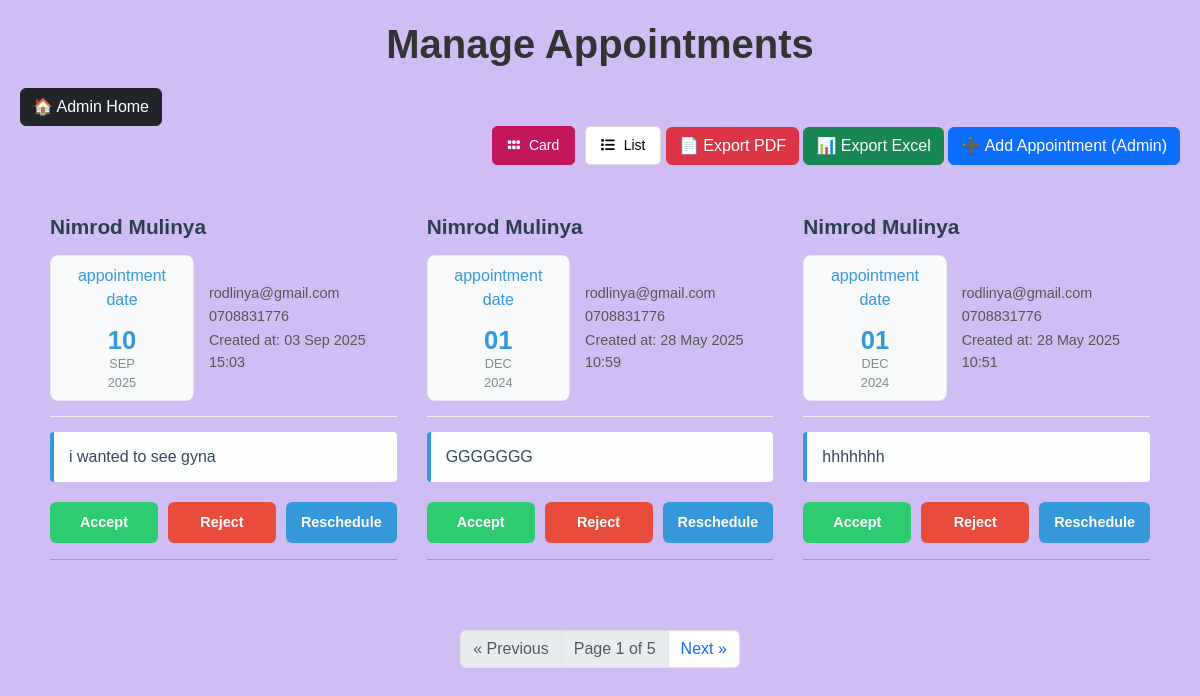
Screenshot of /manage-appointment/ (signed in) with the database file from the repository.
### doctor/models.py (models this page shows, shortened)
class Appointment(models.Model):
    name = models.CharField(max_length=100)
    phone = models.CharField(max_length=15)
    email = models.EmailField(max_length=50)
    date = models.DateField()
    message = models.TextField(blank=True, null=True)
    created_at = models.DateTimeField(auto_now_add=True)
    accepted = models.BooleanField(default=False)
    cancelled = models.BooleanField(default=False)
    rescheduled = models.BooleanField(default=False)
    rescheduled_date = models.DateField(blank=True, null=True)
    rescheduled_time = models.TimeField(blank=True, null=True)
    rescheduled_reason = models.TextField(blank=True, null=True)
    appointment_time = models.TimeField(blank=True, null=True)
    class Meta:
        verbose_name = 'Appointment'
        verbose_name_plural = 'Appointments'
        ordering = ['-created_at']
        indexes = [
            models.Index(fields=['date', 'appointment_time']),
        ]

### doctor/views.py (the view, shortened to what this page needs)
# urls.py: path("manage-appointment/", ManageAppointmentView.as_view(), name="manage_appointment"),
@method_decorator(staff_member_required, name='dispatch')
class ManageAppointmentView(View):
    template_name = 'manage_appointment.html'
    def get(self, request):
        appointments = Appointment.objects.all().order_by('-created_at')
        paginator = Paginator(appointments, 3)
        page_number = request.GET.get('page')
        page_obj = paginator.get_page(page_number)
        return render(request, self.template_name, {
            'appointments': page_obj,
            'is_paginated': page_obj.has_other_pages(),
            'page_obj': page_obj,
            'title': 'Manage Appointments',
        })

### templates/manage_appointment.html (shortened to what this page needs)
{% load static %}
<link href="https://cdnjs.cloudflare.com/ajax/libs/font-awesome/5.10.0/css/all.min.css" rel="stylesheet" />
<link href="https://cdn.jsdelivr.net/npm/bootstrap-icons@1.4.1/font/bootstrap-icons.css" rel="stylesheet" />
<link href="https://cdn.jsdelivr.net/npm/bootstrap@5.3.3/dist/css/bootstrap.min.css" rel="stylesheet">
<link href="{% static 'assets/vendor/bootstrap/css/bootstrap.min.css' %}" rel="stylesheet" />
<link href="{% static 'assets/vendor/bootstrap-icons/bootstrap-icons.css' %}" rel="stylesheet" />
<link href="{% static 'assets/vendor/aos/aos.css' %}" rel="stylesheet" />
<link href="{% static 'assets/vendor/glightbox/css/glightbox.min.css' %}" rel="stylesheet" />
<link href="{% static 'assets/vendor/swiper/swiper-bundle.min.css' %}" rel="stylesheet" />
<link href="{% static 'assets/css/main.css' %}" rel="stylesheet" />
</head>
<body>
{% block content %}
<link
      rel="stylesheet"
      href="https://cdnjs.cloudflare.com/ajax/libs/font-awesome/6.1.1/css/all.min.css"
    />
  </head>
  <body>
    <main>
      <h1 class="appointments-title">Manage Appointments</h1>
      <a href="{% url 'admin:index' %}" class="btn btn-dark">
        🏠 Admin Home
      </a>
      <div class="view-toggle-container">
        <button
          id="view-cards-btn"
          class="view-toggle-btn active"
          title="Card View"
        >
          <i class="fa-solid fa-grip"></i> Card
        </button>
        <button id="view-list-btn" class="view-toggle-btn" title="List View">
          <i class="fa-solid fa-list"></i> List
        </button>
        <a href="{% url 'export_appointments_pdf' %}" class="btn btn-danger">
          📄 Export PDF
        </a>
        <a href="{% url 'export_appointments_excel' %}" class="btn btn-success">
          📊 Export Excel
        </a>
        <a href="{% url 'admin:doctor_appointment_add' %}" class="btn btn-primary">
          ➕ Add Appointment (Admin)
        </a>
      </div>
      <div id="appointmentsContainer" class="view-cards">
        <div class="appointments-container">
          {% for appointment in appointments %}
          <div class="appointment-card">
            <h3 class="card-name">{{ appointment.name }}</h3>
            <div class="contact-info-flex">
              <div class="date-display">
                <p>appointment date</p>
                <span class="date-day">{{ appointment.date|date:"d" }}</span>
                <span class="date-month"
                  >{{ appointment.date|date:"M"|upper }}</span
                >
                <span class="date-year"
                  >{{ appointment.date|date:"Y"|upper }}</span
                >
              </div>
              <div class="details">
                <p class="email-text">{{ appointment.email }}</p>
                <p class="phone-text">{{ appointment.phone }}</p>
                <p class="created-at-text">
                  Created at: {{ appointment.created_at|date:"d M Y H:i" }}
                </p>
              </div>
            </div>
            <p class="description-text">
                {{ appointment.message }}
            </p>
            <div class="action-buttons-container">
              <button
                type="button"
                class="btn-action btn-accept"
                data-bs-toggle="modal"
                data-bs-target="#actionModal"
                data-name="{{ appointment.name }}"
                data-date="{{ appointment.date }}"
                data-action="Accepted"
                data-id="{{ appointment.id }}"
              >
                Accept
              </button>
              <button
                type="button"
                class="btn-action btn-reject"
                data-bs-toggle="modal"
                data-bs-target="#actionModal"
                data-name="{{ appointment.name }}"
                data-date="{{ appointment.date }}"
                data-action="Rejected"
                data-id="{{ appointment.id }}"
              >
                Reject
              </button>
              <button
                type="button"
                class="btn-action btn-reschedule"
                data-bs-toggle="modal"
                data-bs-target="#actionModal"
                data-name="{{ appointment.name }}"
                data-date="{{ appointment.date }}"
                data-action="Rescheduled"
                data-id="{{ appointment.id }}"
              >
                Reschedule
              </button>
            </div>
            <hr>
          </div>
          {% empty %}
          <div style="text-align: center; grid-column: 1 / -1">
            <p>No appointments found.</p>
          </div>
          {% endfor %}
        </div>
        {% if is_paginated %}
        <nav
          aria-label="Page navigation"
          class="d-flex justify-content-center mt-4"
        >
          <ul class="pagination">
            {% if page_obj.has_previous %}
            <li class="page-item">
              <a
                class="page-link"
                href="?page={{ page_obj.previous_page_number }}{% if request.GET.q %}&q={{ request.GET.q }}{% endif %}"
              >
                &laquo; Previous
              </a>
            </li>
            {% else %}
            <li class="page-item disabled">
              <span class="page-link">&laquo; Previous</span>
            </li>
            {% endif %}
            <li class="page-item disabled">
              <span class="page-link">
                Page {{ page_obj.number }} of {{ page_obj.paginator.num_pages }}
              </span>
            </li>
            {% if page_obj.has_next %}
            <li class="page-item">
              <a
                class="page-link"
                href="?page={{ page_obj.next_page_number }}{% if request.GET.q %}&q={{ request.GET.q }}{% endif %}"
              >
                Next &raquo;
              </a>
            </li>
            {% else %}
            <li class="page-item disabled">
              <span class="page-link">Next &raquo;</span>
            </li>
            {% endif %}
          </ul>
        </nav>
        {% endif %}
      </div>
    </main>
    {% endblock content %}

### static/assets/css/main.css (style rules this page uses)
body { font-family: var(--font-default); color: var(--color-default); background-color: #F3CFC6; }
a { color: var(--color-primary); text-decoration: none; }
h1, h2, h3, h4, h5, h6 { font-family: var(--font-primary); }
.view-toggle-container { text-align: right; margin-bottom: 20px; }
.view-toggle-btn { background-color: #fff; border: 1px solid #ddd; padding: 8px 15px; cursor: pointer; border-radius: 5px; font-size: 14px; margin-left: 5px; transition: background-color 0.3s, color 0.3s; }

### templates/manage_appointment.html (style rules this page uses)
body { font-family: Arial, sans-serif; background-color:#d0bdf4; margin: 0; padding: 20px; }
main { max-width: 1200px; margin: 0 auto; }
.appointments-title { text-align: center; margin-bottom: 20px; color: #333; font-weight: 600; }
.view-toggle-container { text-align: right; margin-bottom: 20px; }
.view-toggle-btn { background-color: #fff; border: 1px solid #ddd; padding: 8px 15px; cursor: pointer; border-radius: 5px; font-size: 14px; margin-left: 5px; transition: background-color 0.3s, color 0.3s; }
.view-toggle-btn.active { background-color: #c2185b; color: #fff; border-color: #c2185b; }
.view-toggle-btn .fa-solid { margin-right: 5px; }
.view-cards .appointments-container { display: grid; grid-template-columns: repeat(auto-fill, minmax(340px, 1fr)); gap: 30px; padding: 30px; }
.view-cards .card-name { font-size: 1.3em; font-weight: 600; color: #2c3e50; margin-bottom: 15px; }
.view-cards .contact-info-flex { display: flex; align-items: center; margin-bottom: 15px; border-bottom: 1px solid #f0f0f0; padding-bottom: 15px; }
.view-cards .date-display { background-color: #f8f9fa; color: #3498db; border: 1px solid #e9ecef; border-radius: 8px; padding: 8px 12px; text-align: center; margin-right: 15px; min-width: 60px; }
.view-cards .date-day { display: block; font-size: 1.6em; font-weight: bold; line-height: 1; }
.view-cards .date-month, .view-cards .date-year { display: block; font-size: 0.8em; text-transform: uppercase; color: #7f8c8d; }
.view-cards .details { font-size: 0.9em; color: #555; line-height: 1.5; }
.view-cards .details p { margin: 2px 0; }
.view-cards .description-text { font-size: 1em; color: #34495e; line-height: 1.6; margin-top: 15px; margin-bottom: 20px; flex-grow: 1; background-color: #fdfefe; border-left: 4px solid #3498db; padding: 12px 15px; border-radius: 4px; }
.view-cards .action-buttons-container { display: grid; grid-template-columns: repeat(3, 1fr); gap: 10px; }
.btn-action { padding: 10px 15px; border: none; border-radius: 6px; cursor: pointer; font-size: 0.9em; font-weight: bold; transition: opacity 0.2s ease; text-align: center; color: white; }
.btn-accept { background-color: #2ecc71; }
.btn-reject { background-color: #e74c3c; }
.btn-reschedule { background-color: #3498db; }

### rows the page displays
Appointment: name "Nimrod Mulinya", date "10", date "SEP", date "2025", email "rodlinya@gmail.com", phone "0708831776", created_at "03 Sep 2025 15:03", message "i wanted to see gyna"
Appointment: name "Nimrod Mulinya", date "01", date "DEC", date "2024", email "rodlinya@gmail.com", phone "0708831776", created_at "28 May 2025 10:59", message "GGGGGGG"
Appointment: name "Nimrod Mulinya", date "01", date "DEC", date "2024", email "rodlinya@gmail.com", phone "0708831776", created_at "28 May 2025 10:51", message "hhhhhhh"

### other values shown
{{ page_obj.number }} "1"
{{ page_obj.paginator.num_pages }} "5"
